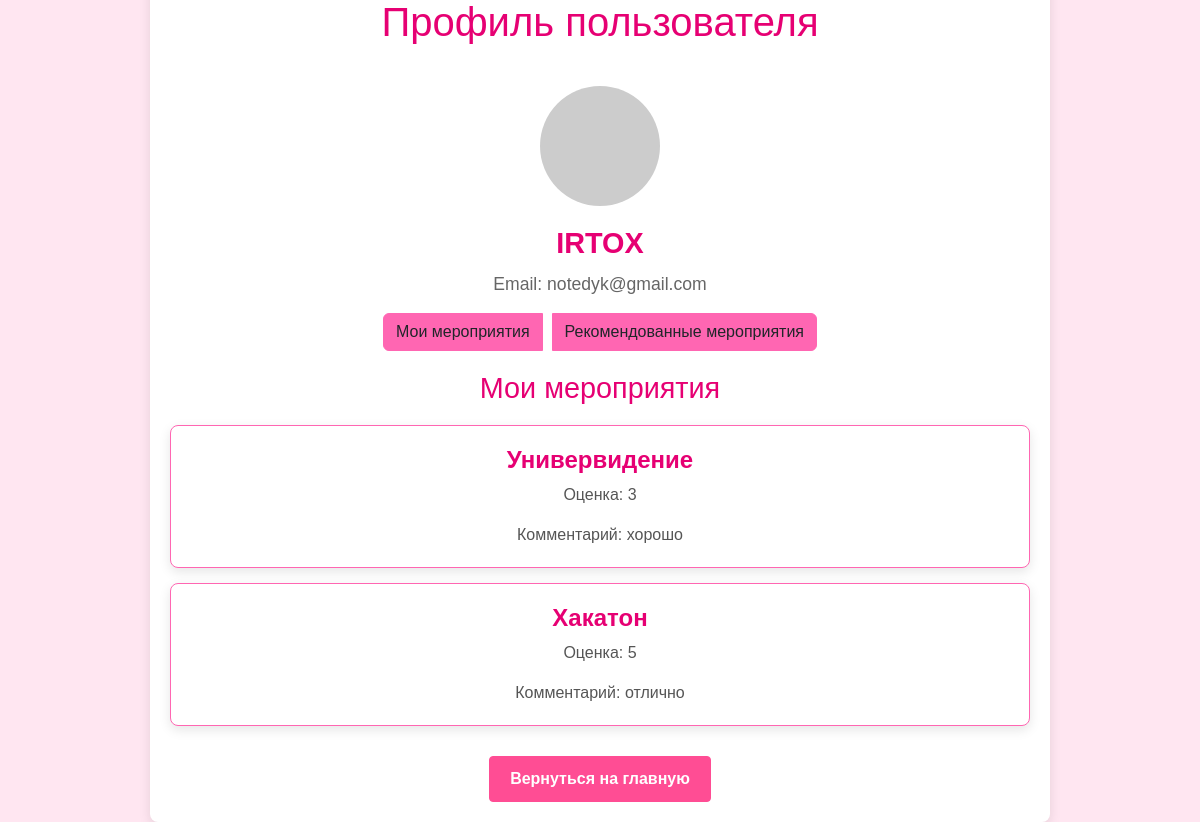
The app's page /events/profile/ (signed in) with its own data.
### events/models.py (models this page shows, shortened)
class Rating(models.Model):
    event = models.ForeignKey(Event, on_delete=models.CASCADE, related_name='ratings')  # Связь с мероприятием
    user = models.ForeignKey(User, on_delete=models.CASCADE)  # Связь с пользователем
    score = models.IntegerField(choices=[(1, '1'), (2, '2'), (3, '3'), (4, '4'), (5, '5')])  # Оценка мероприятия
    comment = models.TextField(blank=True, null=True)  # Комментарий к мероприятию (необязательный)
    class Meta:
        unique_together = ('user', 'event')  # Ограничение: один пользователь может оставить один отзыв на одно событие

class Event(models.Model):
    title = models.CharField(max_length=255)  # Название мероприятия
    category = models.ForeignKey(Category, on_delete=models.CASCADE)  # Категория мероприятия
    date_time = models.DateTimeField()  # Дата и время мероприятия
    location = models.CharField(
        max_length=50,
        choices=[('online', 'Online'), ('offline', 'Offline')],
        default='offline'
    )  # Локация (онлайн или оффлайн)
    description = models.TextField()  # Описание мероприятия

### events/views.py (the view)
# urls.py: path('profile/', views.profile, name='profile'),
@login_required
def profile(request):
    ratings = Rating.objects.filter(user=request.user)
    recommended = recommended_events(request.user)
    return render(request, 'events/profile.html', {
        'ratings': ratings,
        'recommended': recommended
    })

### events/utils.py (called while the page is built)
def recommended_events(user):
    if not user.is_authenticated:
        return Event.objects.none()
    user_categories = Rating.objects.filter(user=user).values_list('event__category', flat=True).distinct()
    if not user_categories.exists():
        return Event.objects.none()
    return Event.objects.filter(category__in=user_categories).exclude(ratings__user=user).distinct()

### events/templates/events/profile.html (shortened to what this page needs)
<!DOCTYPE html>
<html lang="ru">
<head>
    <link href="https://cdn.jsdelivr.net/npm/bootstrap@5.3.0-alpha1/dist/css/bootstrap.min.css" rel="stylesheet">
</head>
<body>
<div class="container">
    <h1>Профиль пользователя</h1>
    <div class="profile-info">
        <img src="https://via.placeholder.com/120" alt="Profile Picture">
        <h3>{{ user.username }}</h3>
        <p>Email: {{ user.email }}</p>
    </div>
    <div class="btn-group">
        <button class="btn" onclick="showSection('events')">Мои мероприятия</button>
        <button class="btn" onclick="showSection('recommended')">Рекомендованные мероприятия</button>
    </div>
    <div id="events" class="events-list active">
        <h2>Мои мероприятия</h2>
        {% for rating in ratings %}
            <div class="card">
                <div class="card-body">
                    <h5 class="card-title">{{ rating.event.title }}</h5>
                    <p class="card-text">Оценка: {{ rating.score }}</p>
                    <p class="card-text">Комментарий: {{ rating.comment }}</p>
                </div>
            </div>
        {% empty %}
            <p>Вы не оставляли отзывов на мероприятия.</p>
        {% endfor %}
    </div>
    <a href="{% url 'event_list' %}" class="btn logout-btn" style="margin-top: 15px;">Вернуться на главную</a>
</div>
</body>
</html>

### events/templates/events/profile.html (style rules this page uses)
body { font-family: 'Arial', sans-serif; background-color: #ffe6f1; color: #333; display: flex; justify-content: center; align-items: center; height: 100vh; margin: 0; }
.container { max-width: 900px; padding: 20px; background-color: #fff; border-radius: 8px; box-shadow: 0 4px 12px rgba(0, 0, 0, 0.1); text-align: center; }
h1 { font-size: 2.5rem; margin-bottom: 40px; color: #e60073; }
.profile-info { display: flex; flex-direction: column; align-items: center; }
.profile-info img { width: 120px; height: 120px; border-radius: 50%; margin-bottom: 20px; }
.profile-info h3 { font-size: 1.8rem; margin-bottom: 10px; font-weight: bold; color: #e60073; }
.profile-info p { font-size: 1.1rem; color: #666; }
.btn-group { margin-bottom: 20px; }
.btn { margin: 0 10px; background-color: #ff66b2; border-color: #ff66b2; }
.events-list, .recommended-events { display: none; }
.active { display: block; }
.card { margin-bottom: 20px; box-shadow: 0 4px 12px rgba(0, 0, 0, 0.1); border-radius: 8px; transition: all 0.3s ease; border: 1px solid #ff66b2; }
.card-body { padding: 20px; }
.card-title { font-size: 1.5rem; font-weight: bold; color: #e60073; }
.card-text { font-size: 1rem; color: #555; }
.logout-btn { background-color: #ff4d94; border-color: #ff4d94; padding: 10px 20px; font-size: 1rem; font-weight: bold; color: white; border-radius: 4px; margin-top: 30px; }
.events-list h2 { font-size: 1.8rem; color: #e60073; margin-bottom: 20px; }
.events-list .card { border: 1px solid #ff66b2; margin-bottom: 15px; box-shadow: 0 4px 12px rgba(0, 0, 0, 0.1); }
.events-list .card-title { color: #e60073; font-size: 1.5rem; }
.events-list .card-text { font-size: 1rem; color: #555; }
.events-list .card-body { padding: 20px; }
.events-list p { font-size: 1.1rem; color: #666; }

### records on screen
Rating: event "Универвидение", score "3", comment "хорошо"
Rating: event "Хакатон", score "5", comment "отлично"

### other values on screen
{{ user.username }} "IRTOX"
{{ user.email }} "notedyk@gmail.com"
